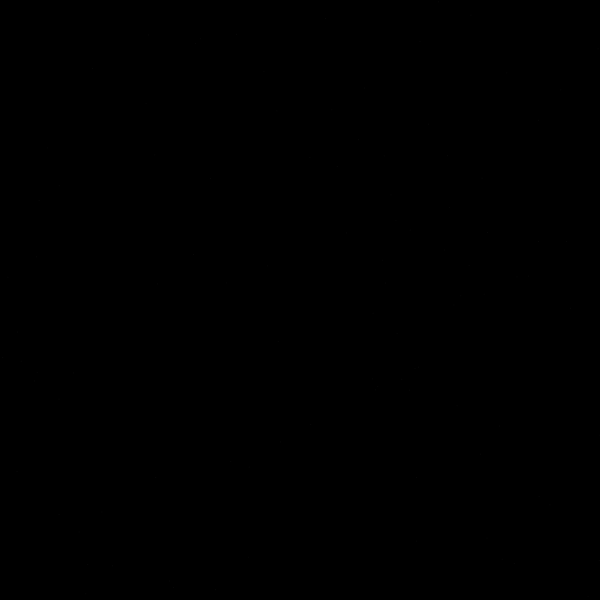
Frame 1 (no input)
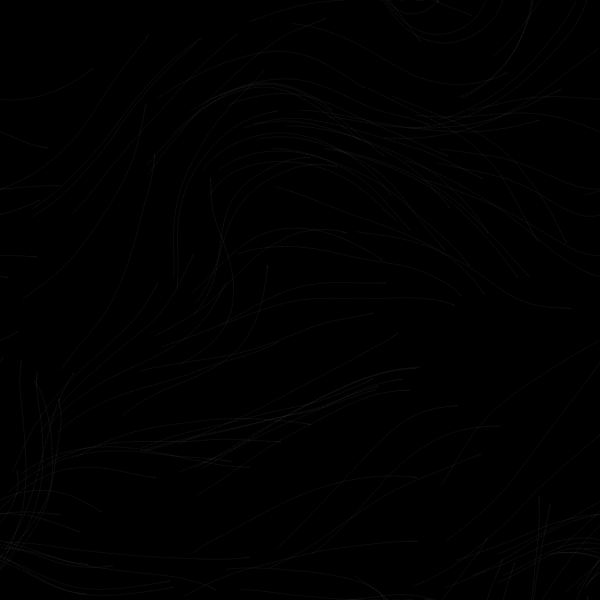
Frame 60 (no input)
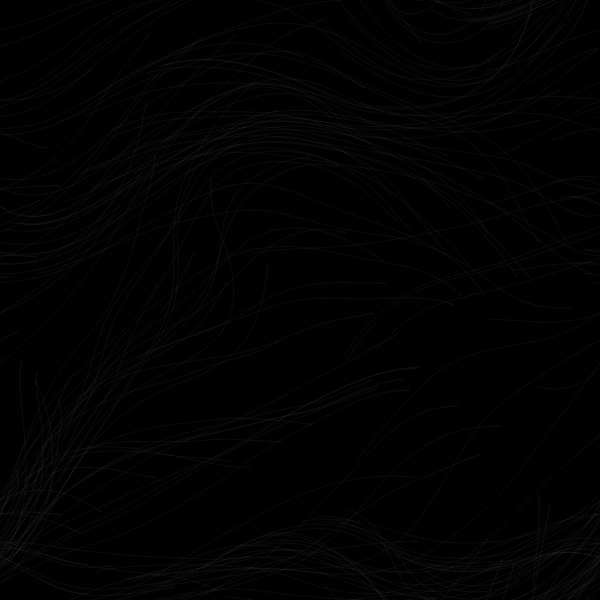
Frame 120 (the mouse pressed at the canvas centre since frame 60)

The p5.js sketch that drew these frames (run headless with seeded random() and noise() and a simulated clock; from frame 60 on, the mouse is pressed at the canvas centre):

// p5.js sketch
// ── sketch.js
const scl = 20;
const grid = [];
const points = [];
let cols;
let rows;
const noiseScale = 0.1;
let time = 0;
const increment = 0.1;

function setup() {
    createCanvas(600, 600);
    background(0);

    cols = ceil(width / scl) + 1;
    rows = ceil(height / scl) + 1;

    for (let i = 0; i < cols; i++) {
        grid[i] = [];

        for (let j = 0; j < rows; j++) {
            const nx = noiseScale * i;
            const ny = noiseScale * j;
            const value = noise(nx, ny);
            const angle = map(value, 0, 1, 0, TWO_PI);
            grid[i][j] = p5.Vector.fromAngle(angle);
        }
    }

    for (let i = 0; i < 100; i++) {
        points[i] = Point.init(createVector(random(width), random(height)));
    }
}

const mult = 5;

function draw() {
    // background(0);

    for (let i = 0; i < cols; i++) {
        for (let j = 0; j < rows; j++) {
            const nx = noiseScale * i;
            const ny = noiseScale * j;
            const nt = noiseScale * time;
            const value = noise(nx, ny, nt);
            const angle = map(value, 0, 1, 0, TWO_PI);
            grid[i][j] = p5.Vector.fromAngle(angle).mult(0.3);

            // const vector = grid[i][j];
            // const x = i * scl;
            // const y = j * scl;
            // line(x + (scl / 2), y + (scl / 2), x + (vector.x * mult) + (scl / 2), y + (vector.y * mult) + (scl / 2));
        }
    }

    stroke(255, 10);
    strokeWeight(1);
    for (let i = 0; i < points.length; i++) {
        line(points[i].previous.x, points[i].previous.y, points[i].position.x, points[i].position.y);
    }
    
    for (let k = 0; k < points.length; k++) {
        points[k].edge();
        const i = floor(points[k].position.x / scl);
        const j = floor(points[k].position.y / scl);
        const cell = grid[i][j];
        points[k].applyForce(cell);
        points[k].update();
    }

    time += increment;
}

class Point {
    /**
     * @param {p5.Vector} position 
     */
    constructor(position) {
        this.previous = position.copy();
        this.position = position.copy();
        this.velocity = createVector(0, 0);
        this.acceleration = createVector(0, 0);
    }

    /**
     * @param {p5.Vector} position 
     */
    static init(position) {
        return new Point(position);
    }

    /**
     * @param {p5.Vector} force 
     */
    applyForce(force) {
        this.acceleration.add(force);
    }

    update() {
        this.previous = this.position.copy();

        this.velocity.add(this.acceleration);
        this.position.add(this.velocity);

        this.acceleration.mult(0);
        this.velocity.mult(0.95);
    }

    edge() {
        if (this.position.x < 0) {
            this.position.x = width;
        } else if (this.position.x > width) {
            this.position.x = 0;
        }

        if (this.position.y < 0) {
            this.position.y = height;
        } else if (this.position.y > height) {
            this.position.y = 0;
        }
    }
}
